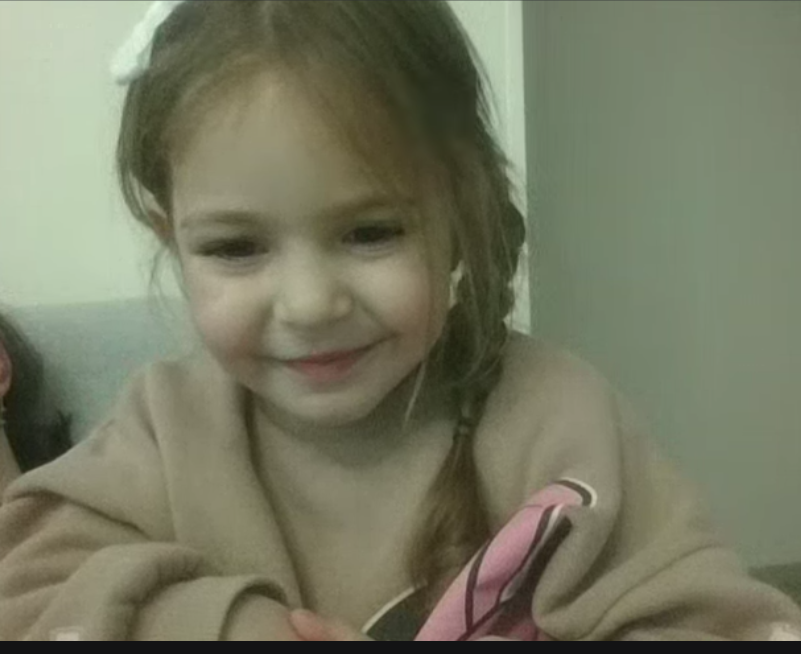
#> input picture exe 2/low_contrast.png, 801 x 654 px
$ python ex02_07.py
#> lines starting #> are read from the running program, lines starting #| are printed output that depends on the picture
import cv2
import matplotlib.pyplot as plt
import numpy as np

def compute_histogram(img):
    hist = np.zeros(256, dtype=int)
    for i in range(img.shape[0]):
        for j in range(img.shape[1]):
            hist[img[i,j]] += 1
    return hist

img_gray = cv2.imread("low_contrast.png", cv2.IMREAD_GRAYSCALE)
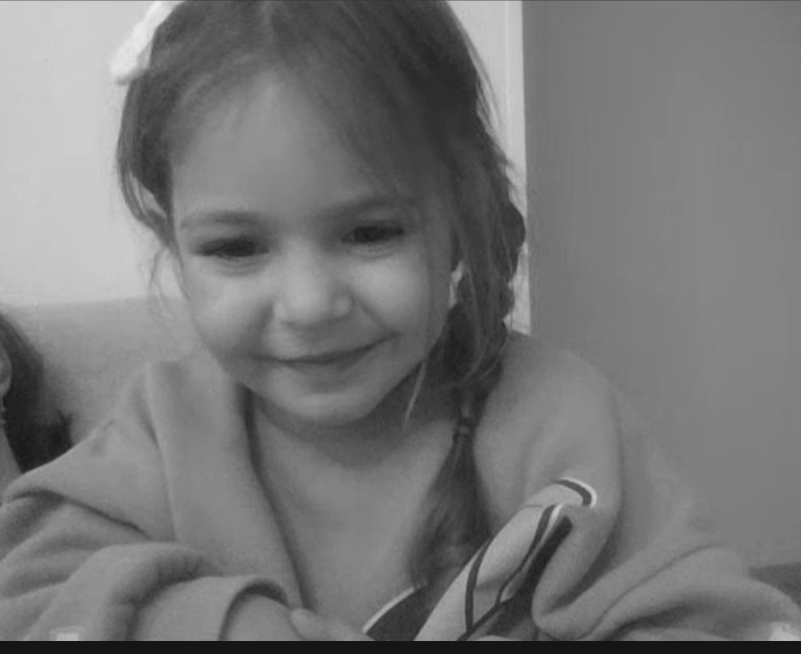
#> img_gray: shape (654, 801); min 21, max 239, mean 117.9

hist = compute_histogram(img_gray)
#> hist = 256 values, max 16773 at index 131, min 0 at index 0, mean 2046.3

plt.bar(range(256), hist)
plt.title("Histogram of Grayscale Image")
plt.xlabel("Pixel Value")
plt.ylabel("Frequency")
plt.show()
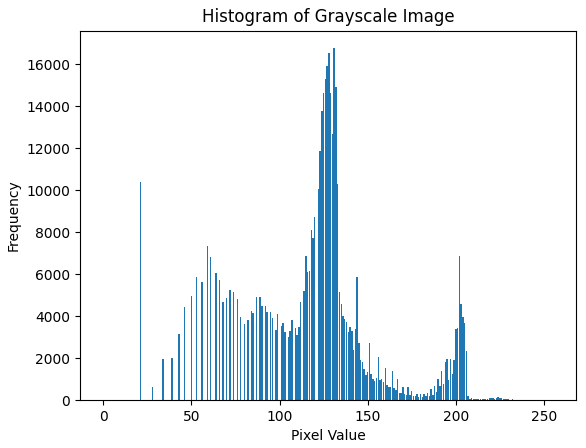
#> figure drawn by matplotlib, 1 panel; tallest bar 16773 high, from x = 130.6 to 131.4
